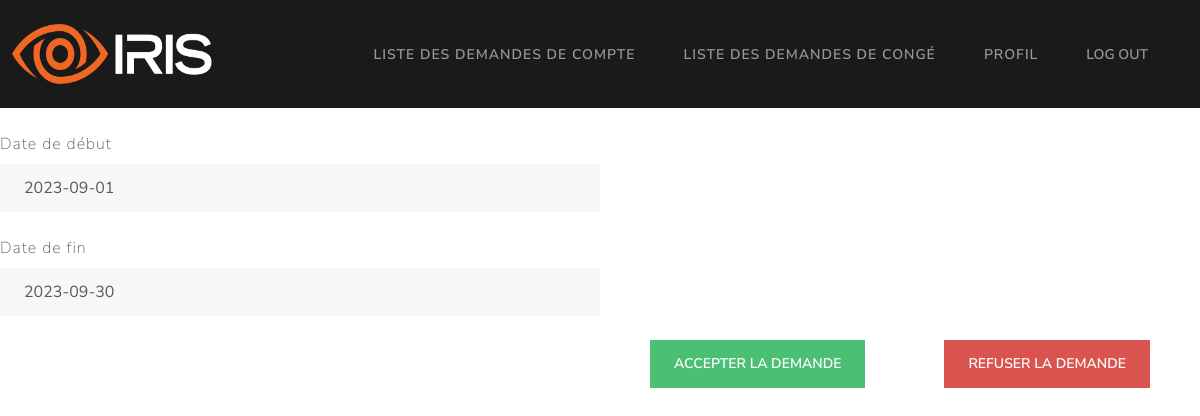
The app's page /GRH/demande_congé/1, older data.
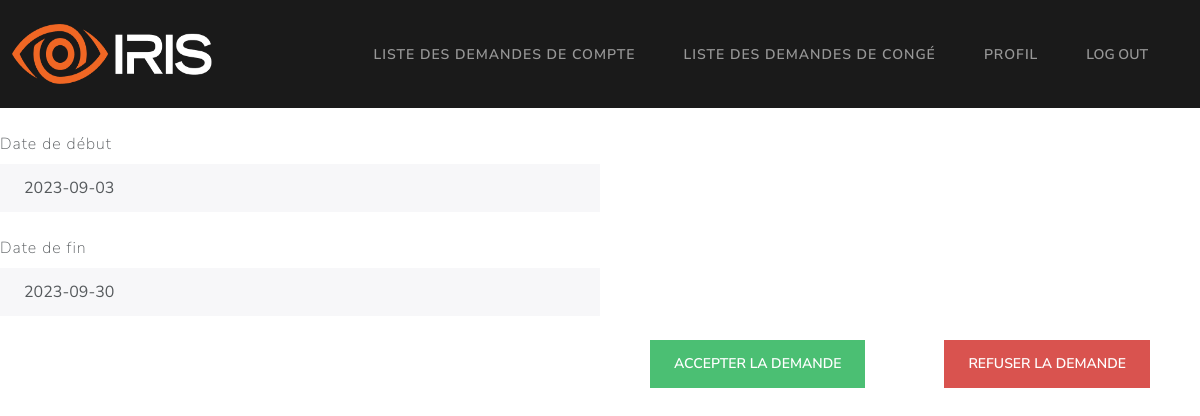
The same page, newer data.
### Models/models.py (models this page shows, shortened)
class demandeCongé(db.Model):
    id = db.Column(db.Integer, primary_key=True)
    date_debut = db.Column(db.String, unique=False, nullable=False)
    date_fin = db.Column(db.String, unique=False, nullable=False)
    statut = db.Column(db.String, unique=False, nullable=False)
    employee_matricule = db.Column(db.String, unique=False, nullable=False)
    motif_refus = db.Column(db.String, unique=False, nullable=True)

### app.py (the view)
@app.route("/GRH/demande_congé/<int:id>")
def details_demande(id):
	return getPendingDemande(id)

### Controllers/GRHController.py (called while the page is built)
def getPendingDemande(id):
    try:
        demande = demandeCongé.query.filter_by(id=id).first()
        return render_template("/GRH/detailsDemande.html", demande=demande)
    except Exception as e:
        return render_template("/GRH/detailsDemande.html", error=str(e))

### templates/GRH/detailsDemande.html (shortened to what this page needs)
{% extends '/GRH/base.html' %}
{% block content %}
<div class="form-group">
  <label class="form-label mt-4" for="readOnlyInput">Date de début</label>
  <input
    class="form-control"
    id="readOnlyInput"
    type="text"
    value={{
    demande.date_debut
    }}
    readonly=""
  />
</div>
<div class="form-group">
  <label class="form-label mt-4" for="readOnlyInput">Date de fin</label>
  <input
    class="form-control"
    id="readOnlyInput"
    type="text"
    value={{
    demande.date_fin
    }}
    readonly=""
  />
</div>
<br />
<div style="float:right; margin-right: 50px; width: 500px;">
  <div style="float: left;">
    <form>
      <button type="submit" class="btn btn-success">Accepter la demande</button>
    </form>
  </div>
  <div style="float: right;">
      <button type="submit" class="btn btn-danger"
      onclick="window.location='/GRH/demande_congé/{{ demande.id }}/refuser';">
        Refuser la demande
      </button>
  </div>
</div>
{% endblock %}

Row changes from the older to the newer data that the page shows:
changed demandeCongé: date_debut "2023-09-01" → "2023-09-03"
